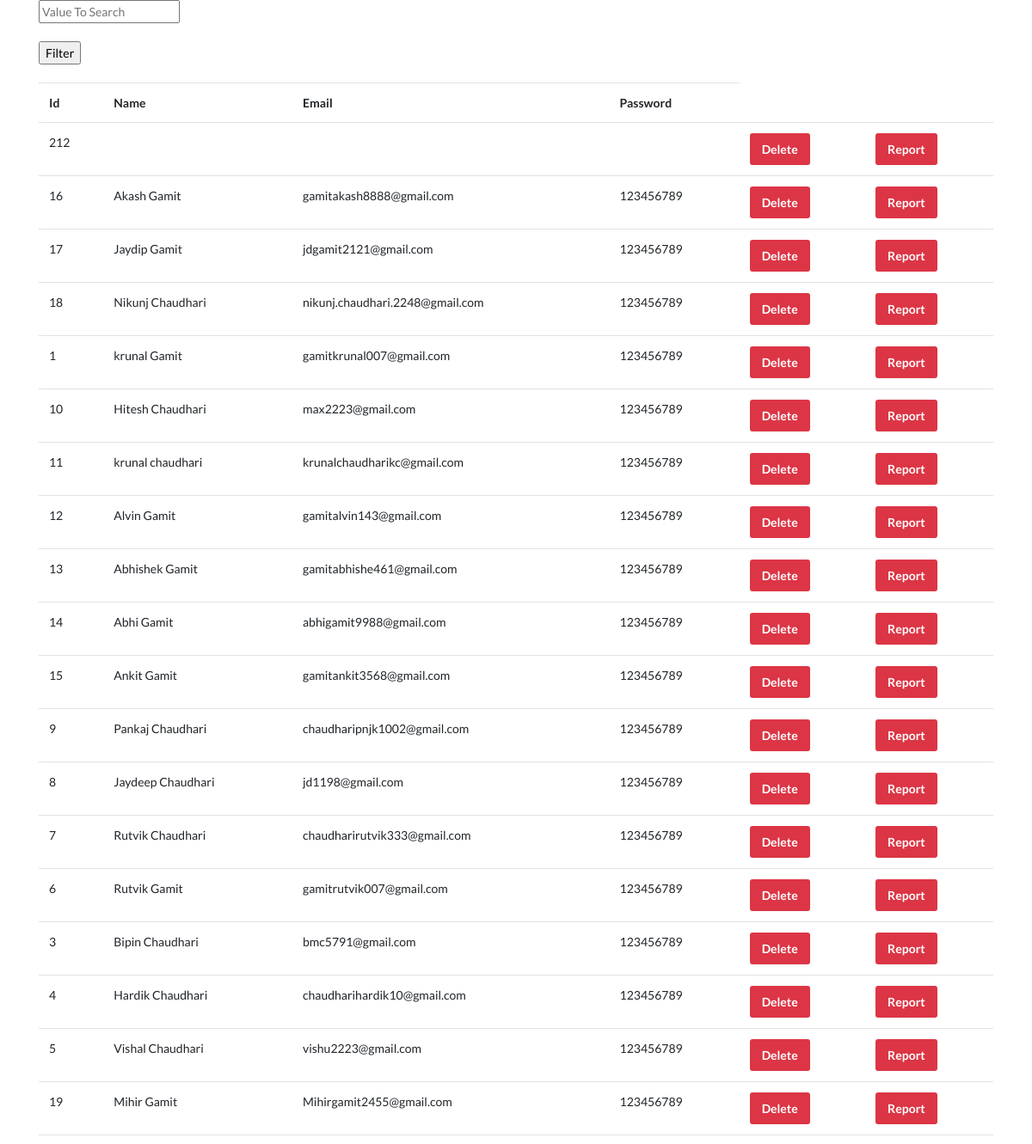
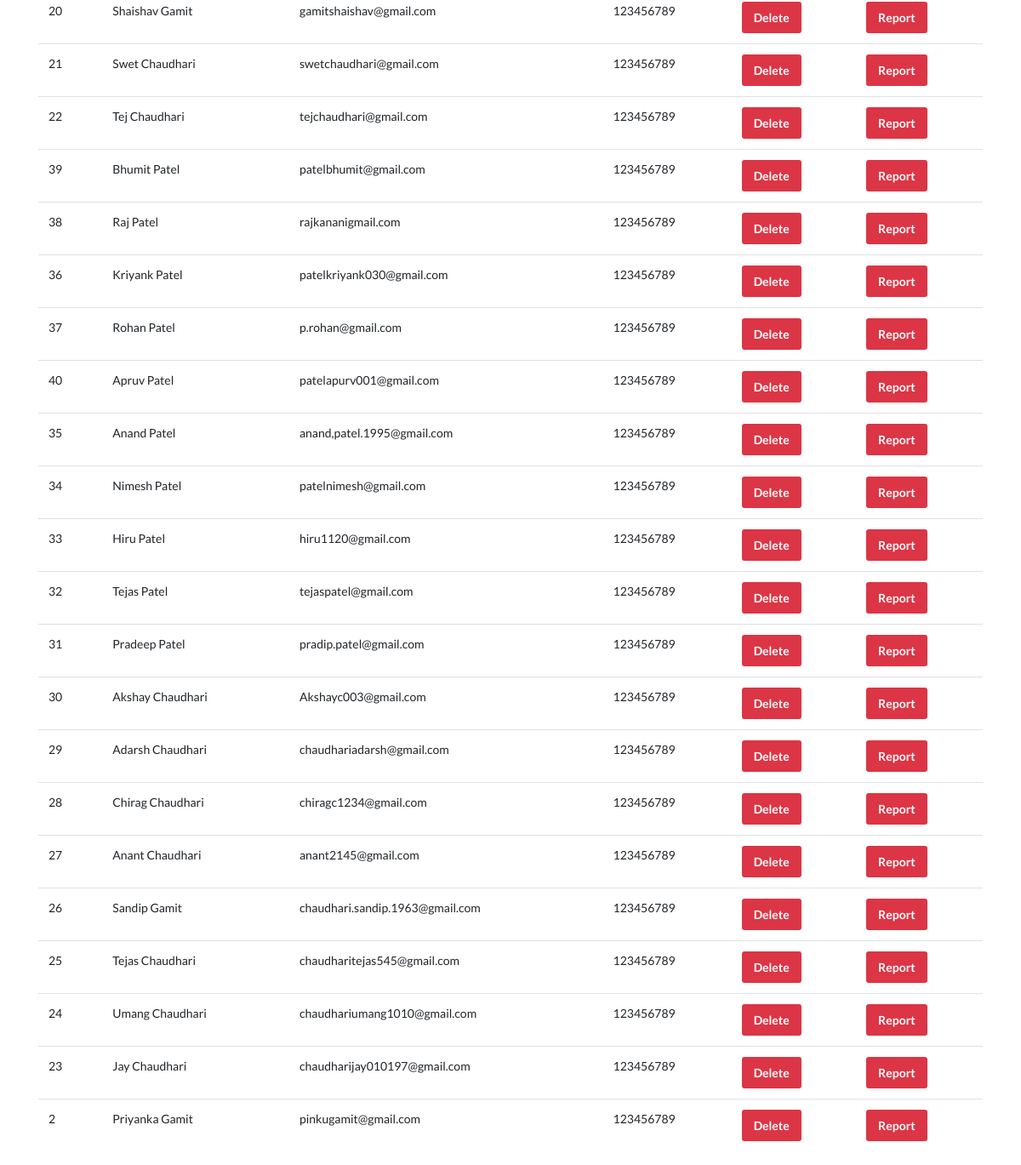
The page /view.php on the database its author committed (2 pictures, top to bottom).
### tables this page shows
CREATE TABLE `donorreg` (
  `id` int(11) NOT NULL,
  `d_name` varchar(50) NOT NULL,
  `d_email` varchar(50) NOT NULL,
  `d_pass` varchar(50) NOT NULL,
  `d_dob` varchar(50) NOT NULL,
  `d_gender` varchar(50) NOT NULL,
  `d_bloodgroup` varchar(50) NOT NULL,
  `d_disease` varchar(100) NOT NULL,
  `d_state` varchar(100) NOT NULL,
  `d_category` varchar(150) NOT NULL,
  `d_city` varchar(100) NOT NULL,
  `d_contact` varchar(100) NOT NULL
);

### view.php (the view, shortened to what this page needs)
 <?php
if(isset($_POST['search']))
{
    $valueToSearch = $_POST['valueToSearch'];
    $query = "SELECT * FROM `donorreg` WHERE CONCAT(`id`, `d_name`, `d_email`, `d_pass`) LIKE '%".$valueToSearch."%'";
    $search_result = filterTable($query);
}
 else
 {
    $query = "SELECT * FROM `donorreg`";
    $search_result = filterTable($query);
}
function filterTable($query)
{
    $connect = mysqli_connect("localhost", "root", "", "orgendonation");
    $filter_Result = mysqli_query($connect, $query);
    return $filter_Result;
}
?>
<!DOCTYPE html>
<html>
    <head>
	 <link rel="stylesheet" type="text/css" href="css/main.css">
    </head>
    <body>
		<div class="container">
        <form action="view.php" method="post">
            <input type="text" name="valueToSearch" placeholder="Value To Search"><br><br>
            <input type="submit" name="search" value="Filter"><br><br>
            <table class="table">
                <tr>
                    <th>Id</th>
                    <th>Name</th>
                    <th>Email</th>
                    <th>Password</th>
                </tr>
                <?php while($row = mysqli_fetch_array($search_result)):?>
                <tr>
                    <td><?php echo $row['id'];?></td>
                    <td><?php echo $row['d_name'];?></td>
                    <td><?php echo $row['d_email'];?></td>
                    <td><?php echo $row['d_pass'];?></td>
					<td><a class="btn btn-danger" href="deleteorgens.php?id=<?php echo $row['id']; ?>">Delete</a></td>
					<td><a class="btn btn-danger" href="generatepdfrow.php?id=<?php echo $row['id']; ?>">Report</a></td>
                </tr>
                <?php
				endwhile;
				?>
            </table>
        </form>
        </div>
    </body>
</html>

### rows shown on the page
donorreg: id "212"
donorreg: id "16", d_name "Akash Gamit", d_email "gamitakash8888@gmail.com", d_pass "123456789"
donorreg: id "17", d_name "Jaydip Gamit", d_email "jdgamit2121@gmail.com", d_pass "123456789"
donorreg: id "18", d_name "Nikunj Chaudhari", d_email "nikunj.chaudhari.2248@gmail.com", d_pass "123456789"
donorreg: id "1", d_name "krunal Gamit", d_email "gamitkrunal007@gmail.com", d_pass "123456789"
donorreg: id "10", d_name "Hitesh Chaudhari", d_email "max2223@gmail.com", d_pass "123456789"
donorreg: id "11", d_name "krunal chaudhari", d_email "krunalchaudharikc@gmail.com", d_pass "123456789"
donorreg: id "12", d_name "Alvin Gamit", d_email "gamitalvin143@gmail.com", d_pass "123456789"
donorreg: id "13", d_name "Abhishek Gamit", d_email "gamitabhishe461@gmail.com", d_pass "123456789"
donorreg: id "14", d_name "Abhi Gamit", d_email "abhigamit9988@gmail.com", d_pass "123456789"
donorreg: id "15", d_name "Ankit Gamit", d_email "gamitankit3568@gmail.com", d_pass "123456789"
donorreg: id "9", d_name "Pankaj Chaudhari", d_email "chaudharipnjk1002@gmail.com", d_pass "123456789"
donorreg: id "8", d_name "Jaydeep Chaudhari", d_email "jd1198@gmail.com", d_pass "123456789"
donorreg: id "7", d_name "Rutvik Chaudhari", d_email "chaudharirutvik333@gmail.com", d_pass "123456789"
donorreg: id "6", d_name "Rutvik Gamit", d_email "gamitrutvik007@gmail.com", d_pass "123456789"
donorreg: id "3", d_name "Bipin Chaudhari", d_email "bmc5791@gmail.com", d_pass "123456789"
donorreg: id "4", d_name "Hardik Chaudhari", d_email "chaudharihardik10@gmail.com", d_pass "123456789"
donorreg: id "5", d_name "Vishal Chaudhari", d_email "vishu2223@gmail.com", d_pass "123456789"
donorreg: id "19", d_name "Mihir Gamit", d_email "Mihirgamit2455@gmail.com", d_pass "123456789"
donorreg: id "20", d_name "Shaishav Gamit", d_email "gamitshaishav@gmail.com", d_pass "123456789"
donorreg: id "21", d_name "Swet Chaudhari", d_email "swetchaudhari@gmail.com", d_pass "123456789"
donorreg: id "22", d_name "Tej Chaudhari", d_email "tejchaudhari@gmail.com", d_pass "123456789"
donorreg: id "39", d_name "Bhumit Patel", d_email "patelbhumit@gmail.com", d_pass "123456789"
donorreg: id "38", d_name "Raj Patel", d_email "rajkananigmail.com", d_pass "123456789"
donorreg: id "36", d_name "Kriyank Patel", d_email "patelkriyank030@gmail.com", d_pass "123456789"
donorreg: id "37", d_name "Rohan Patel", d_email "p.rohan@gmail.com", d_pass "123456789"
donorreg: id "40", d_name "Apruv Patel", d_email "patelapurv001@gmail.com", d_pass "123456789"
donorreg: id "35", d_name "Anand Patel", d_email "anand,patel.1995@gmail.com", d_pass "123456789"
donorreg: id "34", d_name "Nimesh Patel", d_email "patelnimesh@gmail.com", d_pass "123456789"
donorreg: id "33", d_name "Hiru Patel", d_email "hiru1120@gmail.com", d_pass "123456789"
donorreg: id "32", d_name "Tejas Patel", d_email "tejaspatel@gmail.com", d_pass "123456789"
donorreg: id "31", d_name "Pradeep Patel", d_email "pradip.patel@gmail.com", d_pass "123456789"
donorreg: id "30", d_name "Akshay Chaudhari", d_email "Akshayc003@gmail.com", d_pass "123456789"
donorreg: id "29", d_name "Adarsh Chaudhari", d_email "chaudhariadarsh@gmail.com", d_pass "123456789"
donorreg: id "28", d_name "Chirag Chaudhari", d_email "chiragc1234@gmail.com", d_pass "123456789"
donorreg: id "27", d_name "Anant Chaudhari", d_email "anant2145@gmail.com", d_pass "123456789"
donorreg: id "26", d_name "Sandip Gamit", d_email "chaudhari.sandip.1963@gmail.com", d_pass "123456789"
donorreg: id "25", d_name "Tejas Chaudhari", d_email "chaudharitejas545@gmail.com", d_pass "123456789"
donorreg: id "24", d_name "Umang Chaudhari", d_email "chaudhariumang1010@gmail.com", d_pass "123456789"
donorreg: id "23", d_name "Jay Chaudhari", d_email "chaudharijay010197@gmail.com", d_pass "123456789"
donorreg: id "2", d_name "Priyanka Gamit", d_email "pinkugamit@gmail.com", d_pass "123456789"
